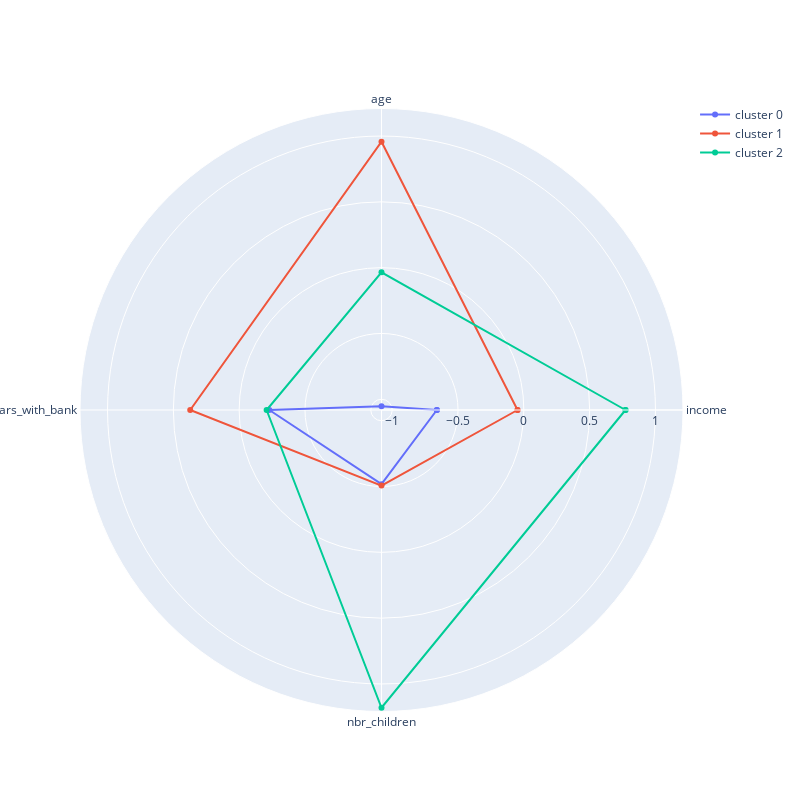
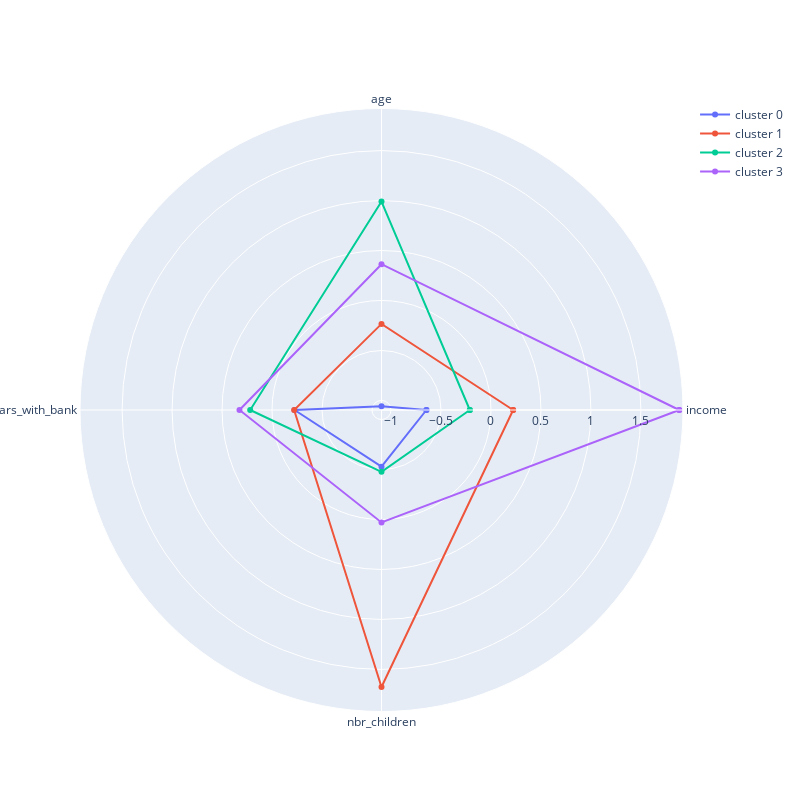
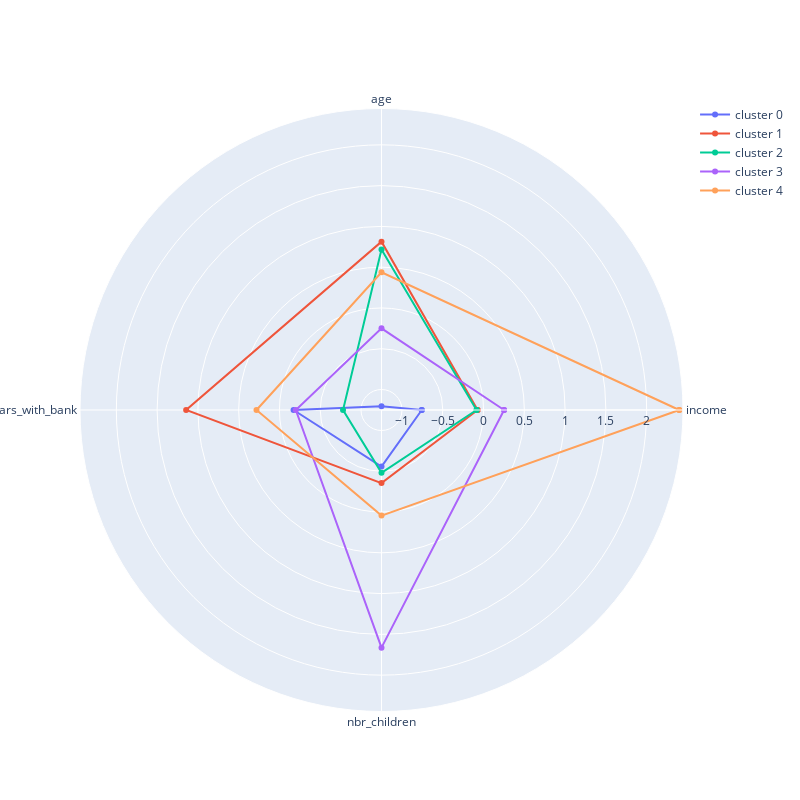

Notebook cell for these charts, in order:
### Code cell
# create radar plots for i number of clusters
for i in range(3,6):
    plot_clusters_radar(normalized_df, fit_kmeans(normalized_df, i))

### Figure 1 — Plotly figure (JSON) as saved in the notebook; plotly's stock layout.template omitted (floating-point values rounded to 4 significant figures)
{"data": [{"name": "cluster 0", "r": [-0.6609, -1.053, -0.2289, -0.5179, -0.6609], "theta": ["income", "age", "years_with_bank", "nbr_children", ["income"]], "type": "scatterpolar"}, {"name": "cluster 1", "r": [-0.04797, 0.9565, 0.3718, -0.5072, -0.04797], "theta": ["income", "age", "years_with_bank", "nbr_children", ["income"]], "type": "scatterpolar"}, {"name": "cluster 2", "r": [0.7724, -0.03549, -0.2086, 1.181, 0.7724], "theta": ["income", "age", "years_with_bank", "nbr_children", ["income"]], "type": "scatterpolar"}], "layout": {"height": 800, "polar": {"angularaxis": {"type": "category"}, "radialaxis": {"autorange": true, "range": [-1.081, 1.209], "type": "linear"}}, "width": 800}}

### Figure 2 — Plotly figure (JSON) as saved in the notebook; plotly's stock layout.template omitted (floating-point values rounded to 4 significant figures)
{"data": [{"name": "cluster 0", "r": [-0.646, -1.058, -0.2254, -0.5285, -0.646], "theta": ["income", "age", "years_with_bank", "nbr_children", ["income"]], "type": "scatterpolar"}, {"name": "cluster 1", "r": [0.2218, -0.234, -0.2213, 1.676, 0.2218], "theta": ["income", "age", "years_with_bank", "nbr_children", ["income"]], "type": "scatterpolar"}, {"name": "cluster 2", "r": [-0.2116, 0.99, 0.2185, -0.4771, -0.2116], "theta": ["income", "age", "years_with_bank", "nbr_children", ["income"]], "type": "scatterpolar"}, {"name": "cluster 3", "r": [1.884, 0.3632, 0.3256, 0.02946, 1.884], "theta": ["income", "age", "years_with_bank", "nbr_children", ["income"]], "type": "scatterpolar"}], "layout": {"height": 800, "polar": {"angularaxis": {"type": "category"}, "radialaxis": {"autorange": true, "range": [-1.095, 1.921], "type": "linear"}}, "width": 800}}

### Figure 3 — Plotly figure (JSON) as saved in the notebook; plotly's stock layout.template omitted (floating-point values rounded to 4 significant figures)
{"data": [{"name": "cluster 0", "r": [-0.7573, -1.205, -0.1727, -0.5581, -0.7573], "theta": ["income", "age", "years_with_bank", "nbr_children", ["income"]], "type": "scatterpolar"}, {"name": "cluster 1", "r": [-0.07268, 0.8129, 1.144, -0.3552, -0.07268], "theta": ["income", "age", "years_with_bank", "nbr_children", ["income"]], "type": "scatterpolar"}, {"name": "cluster 2", "r": [-0.08579, 0.7161, -0.7796, -0.4812, -0.08579], "theta": ["income", "age", "years_with_bank", "nbr_children", ["income"]], "type": "scatterpolar"}, {"name": "cluster 3", "r": [0.2518, -0.2503, -0.2006, 1.663, 0.2518], "theta": ["income", "age", "years_with_bank", "nbr_children", ["income"]], "type": "scatterpolar"}, {"name": "cluster 4", "r": [2.4, 0.4369, 0.2816, 0.04337, 2.4], "theta": ["income", "age", "years_with_bank", "nbr_children", ["income"]], "type": "scatterpolar"}], "layout": {"height": 800, "polar": {"angularaxis": {"type": "category"}, "radialaxis": {"autorange": true, "range": [-1.251, 2.445], "type": "linear"}}, "width": 800}}
